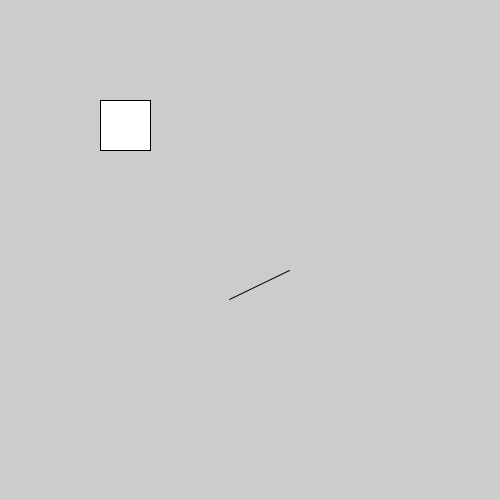
Frame 1 (no input)
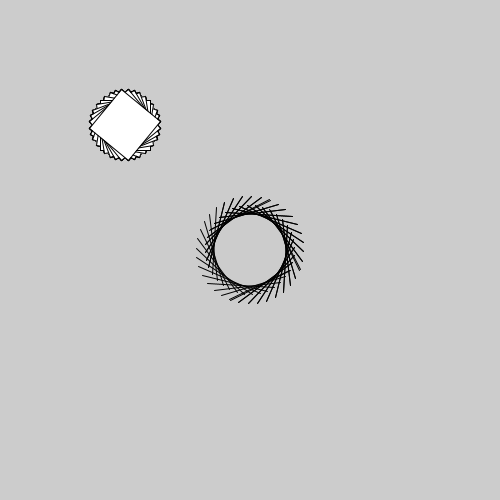
Frame 60 (the mouse pressed at the canvas centre just before this capture)
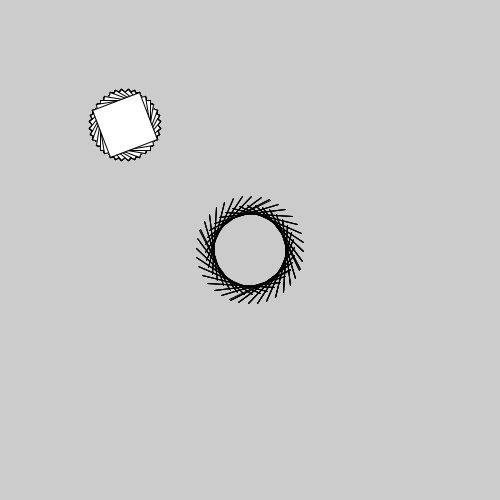
Frame 120 (the mouse held since frame 60 and released just before this capture)

The Processing sketch that drew these frames (run headless with seeded random() and noise(); from frame 60 on, the mouse is pressed at the canvas centre):

// Processing sketch: processing_115662
// ── processing_115662.pde

int rotation=360;
void setup(){
  size(500,500);
  smooth();
  
}
void draw(){
  
  pushMatrix();
  //background(100);
  if(rotation<=360){
  translate(width/2,height/2);
  rotate(radians(rotation));
 
  rectMode(CENTER);
  //strokeWeight(1);
  //rect(0,0,100,100);
 // strokeWeight(10);
  line(-20,50,40,20);
  popMatrix();
  
  pushMatrix();
  translate(width/4,height/4);
  rotate(radians(rotation));
  rect(0,0,50,50);
  popMatrix();

  rotation=rotation-10;
  }else if(rotation<0){
    rotation=360;
  }
}
